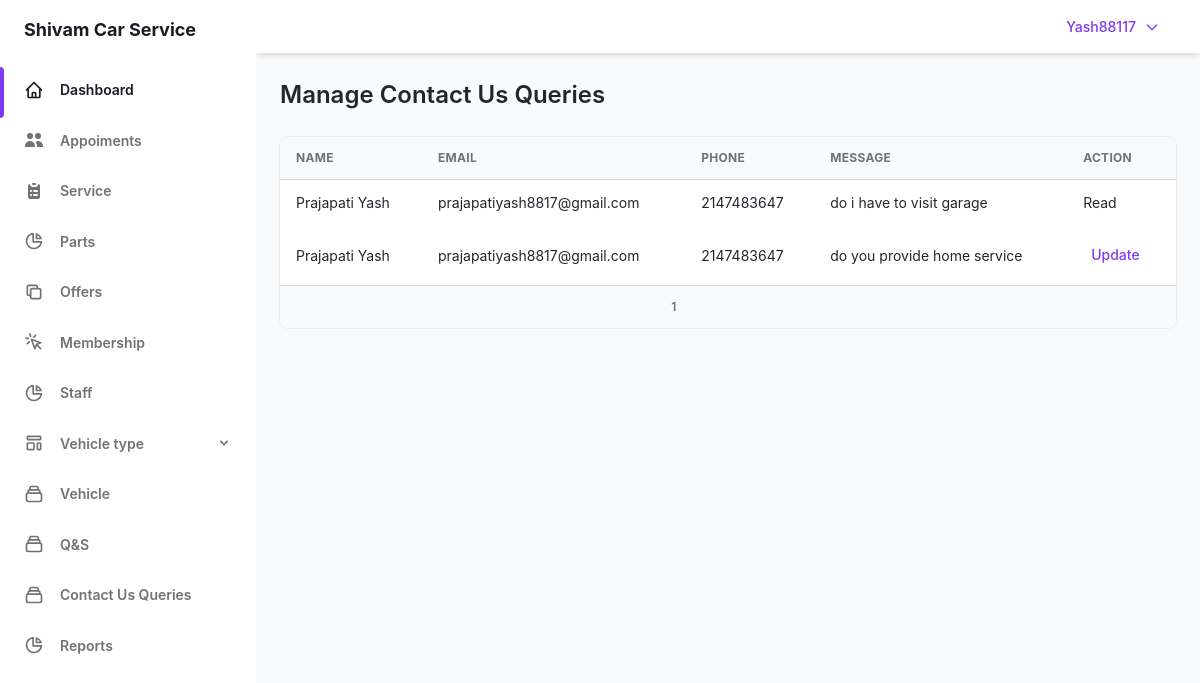
The page /admin/Contact_Us_Queries.php (signed in) on the database its author committed.
### tables this page shows
CREATE TABLE `user` (
  `user_id` int(5) NOT NULL,
  `user_name` varchar(30) NOT NULL,
  `user_pass` varchar(40) NOT NULL,
  `user_email` varchar(50) NOT NULL,
  `user_add` varchar(255) NOT NULL,
  `user_phone` bigint(10) DEFAULT NULL,
  `user_sec_ques` varchar(50) NOT NULL,
  `user_sec_ans` varchar(20) NOT NULL,
  `companycompany_id` int(5) NOT NULL,
  `otp` int(5) DEFAULT NULL
);

CREATE TABLE `query` (
  `q_id` int(11) NOT NULL,
  `name` varchar(250) NOT NULL,
  `email` varchar(255) DEFAULT NULL,
  `uphone` int(10) DEFAULT NULL,
  `message` varchar(255) DEFAULT NULL,
  `status` int(11) DEFAULT NULL
);

### admin/Contact_Us_Queries.php (the view, shortened to what this page needs)
<?php require "sidebar.php";
require "../lockscreen/connection.php";
?>
<main class="h-full pb-16 overflow-y-auto">
  <div class="container grid px-6 mx-auto">
    <h2 class="my-6 text-2xl font-semibold text-gray-700 dark:text-gray-200">
      Manage Contact Us Queries
    </h2>
    <div class="w-full overflow-hidden rounded-lg shadow-xs">
      <div class="w-full overflow-x-auto">
        <?php
        $limit = 7;
        if (isset($_GET['page'])) {
          $page = $_GET['page'];
        } else {
          $page = 1;
        }
        $offset = ($page - 1) * $limit;
        $sql = "SELECT * FROM query LIMIT {$offset},{$limit}";
        $res = mysqli_query($con, $sql)  or die("quary failed");
        if (mysqli_num_rows($res) > 0) {
        ?>
          <table class="w-full whitespace-no-wrap">
            <thead>
              <tr class="text-xs font-semibold tracking-wide text-left text-gray-500 uppercase border-b dark:border-gray-700 bg-gray-50 dark:text-gray-400 dark:bg-gray-800">
                <th class="px-4 py-3">Name</th>
                <th class="px-4 py-3">Email</th>
                <th class="px-4 py-3">Phone</th>
                <th class="px-4 py-3">message</th>
                <th class="px-4 py-3">Action</th>
              </tr>
            </thead>
            <?php
            while ($row =  mysqli_fetch_array($res)) {
            ?>
              <tbody class="bg-white divide-y dark:divide-gray-700 dark:bg-gray-800">
                <tr class="text-gray-700 dark:text-gray-400">
                  <td class="px-4 py-3 text-sm  text-truncate">
                  <?php echo $row['name']; ?>
                  </td>
                  <td class="px-4 py-3 text-sm  text-truncate">
                  <?php echo $row['email']; ?>
                  </td>
                  <td class="px-4 py-3 text-sm  text-truncate">
                  <?php echo $row['uphone']; ?>
                  </td>
                  <td class="px-4 py-3 text-sm  text-truncate">
                  <?php echo $row['message']; ?>
                  </td>
                  <td class="px-4 py-3">
                    <div class="flex items-center space-x-4 text-sm">
                    <?php
                    if( $row['status']  ==  0)
                    {
                        ?>
                    <button name="edit-Q&S" class="flex items-center justify-between px-2 py-2 text-sm font-medium leading-5 text-purple-600 rounded-lg dark:text-gray-400 focus:outline-none focus:shadow-outline-gray" aria-label="Edit">
                        <a href='Contact_Us_Queries.php?qid=<?php echo $row['q_id']; ?>'>
                          Update
                        </a>
                      </button>
                        <?php
                    }
                    else
                    {
                        echo "Read";
                    }
                    ?>
                    </div>
                  </td>
                </tr>
              </tbody>
            <?php } ?>
          </table>
        <?php } ?>
        <div class="grid px-4 py-3 text-xs font-semibold tracking-wide text-gray-500 uppercase border-t dark:border-gray-700 bg-gray-50 sm:grid-cols-9 dark:text-gray-400 dark:bg-gray-800">
          <span class="flex col-span-4 mt-2 sm:mt-auto sm:justify-end">
            <?php
            $sql1 = "SELECT * FROM qands";
            $result1 = mysqli_query($con, $sql1) or die("Query Failed.");
            if (mysqli_num_rows($result1) > 0) {
              $total_records = mysqli_num_rows($result1);
              $total_page = ceil($total_records / $limit);
              echo '<ul class="inline-flex items-center">';
              for ($i = 1; $i <= $total_page; $i++) {
                if ($i == $page) {
                  $active = "active";
                } else {
                  $active = "";
                }
                echo '<li class="' . $active . ' "> &nbsp; <a href="Q&S.php?page=' . $i . '">' . $i  . '&nbsp;</a></li>';
              }
              echo '</ul>';
            }
            ?>
          </span>
        </div>
      </div>
    </div>
  </div>
</main>
</div>
</div>
</body>
</html>

### admin/sidebar.php (shortened to what this page needs)
<?php
require_once "../lockscreen/connection.php";
?>
<!DOCTYPE html>
<html :class="{ 'theme-dark': dark }" x-data="data()" lang="en">
<head>
  <link rel="stylesheet" href="./assets/css/tailwind.output.css" />
  <link rel="stylesheet" href="https://cdnjs.cloudflare.com/ajax/libs/Chart.js/2.9.3/Chart.min.css" />
</head>
<div class="flex h-screen bg-gray-50 dark:bg-gray-900" :class="{ 'overflow-hidden': isSideMenuOpen }">
  <aside class="z-20 hidden w-64 overflow-y-auto bg-white dark:bg-gray-800 md:block flex-shrink-0">
    <div class="py-4 text-gray-500 dark:text-gray-400">
      <a class="ml-6 text-lg font-bold text-gray-800 dark:text-gray-200" href="Dassboard.php">
        Shivam Car Service
      </a>
      <ul class="mt-6">
        <li class="relative px-6 py-3">
          <span class="absolute inset-y-0 left-0 w-1 bg-purple-600 rounded-tr-lg rounded-br-lg" aria-hidden="true"></span>
          <a class="inline-flex items-center w-full text-sm font-semibold text-gray-800 transition-colors duration-150 hover:text-gray-800 dark:hover:text-gray-200 dark:text-gray-100" href="../admin/Dassboard.php">
            <span class="ml-4">Dashboard</span>
          </a>
        </li>
      </ul>
      <ul>
        <li class="relative px-6 py-3">
          <a class="inline-flex items-center w-full text-sm font-semibold transition-colors duration-150 hover:text-gray-800 dark:hover:text-gray-200" href="Appoiments.php">
            <svg xmlns="http://www.w3.org/2000/svg" class="h-5 w-5" viewBox="0 0 20 20" fill="currentColor">
              <path d="M9 6a3 3 0 11-6 0 3 3 0 016 0zM17 6a3 3 0 11-6 0 3 3 0 016 0zM12.93 17c.046-.327.07-.66.07-1a6.97 6.97 0 00-1.5-4.33A5 5 0 0119 16v1h-6.07zM6 11a5 5 0 015 5v1H1v-1a5 5 0 015-5z" />
            </svg>
            <span class="ml-4">Appoiments</span>
          </a>
        </li>
        <li class="relative px-6 py-3">
          <a class="inline-flex items-center w-full text-sm font-semibold transition-colors duration-150 hover:text-gray-800 dark:hover:text-gray-200" href="../admin/service.php">
            <span class="ml-4">Service</span>
          </a>
        </li>
        <li class="relative px-6 py-3">
          <a class="inline-flex items-center w-full text-sm font-semibold transition-colors duration-150 hover:text-gray-800 dark:hover:text-gray-200" href="parts.php">
            <svg class="w-5 h-5" aria-hidden="true" fill="none" stroke-linecap="round" stroke-linejoin="round" stroke-width="2" viewBox="0 0 24 24" stroke="currentColor">
              <path d="M11 3.055A9.001 9.001 0 1020.945 13H11V3.055z"></path>
              <path d="M20.488 9H15V3.512A9.025 9.025 0 0120.488 9z"></path>
            </svg>
            <span class="ml-4">Parts</span>
          </a>
        </li>
        <li class="relative px-6 py-3">
          <a class="inline-flex items-center w-full text-sm font-semibold transition-colors duration-150 hover:text-gray-800 dark:hover:text-gray-200" href="offers.php">
            <svg class="w-5 h-5" aria-hidden="true" fill="none" stroke-linecap="round" stroke-linejoin="round" stroke-width="2" viewBox="0 0 24 24" stroke="currentColor">
              <path d="M8 16H6a2 2 0 01-2-2V6a2 2 0 012-2h8a2 2 0 012 2v2m-6 12h8a2 2 0 002-2v-8a2 2 0 00-2-2h-8a2 2 0 00-2 2v8a2 2 0 002 2z"></path>
            </svg>
            <span class="ml-4">Offers</span>
          </a>
        </li>
        <li class="relative px-6 py-3">
          <a class="inline-flex items-center w-full text-sm font-semibold transition-colors duration-150 hover:text-gray-800 dark:hover:text-gray-200" href="Membership.php">
            <svg class="w-5 h-5" aria-hidden="true" fill="none" stroke-linecap="round" stroke-linejoin="round" stroke-width="2" viewBox="0 0 24 24" stroke="currentColor">
              <path d="M15 15l-2 5L9 9l11 4-5 2zm0 0l5 5M7.188 2.239l.777 2.897M5.136 7.965l-2.898-.777M13.95 4.05l-2.122 2.122m-5.657 5.656l-2.12 2.122"></path>
            </svg>
            <span class="ml-4">Membership</span>
          </a>
        </li>
        <li class="relative px-6 py-3">
          <a class="inline-flex items-center w-full text-sm font-semibold transition-colors duration-150 hover:text-gray-800 dark:hover:text-gray-200" href="staff.php">
            <svg class="w-5 h-5" aria-hidden="true" fill="none" stroke-linecap="round" stroke-linejoin="round" stroke-width="2" viewBox="0 0 24 24" stroke="currentColor">
              <path d="M11 3.055A9.001 9.001 0 1020.945 13H11V3.055z"></path>
              <path d="M20.488 9H15V3.512A9.025 9.025 0 0120.488 9z"></path>
            </svg>
            <span class="ml-4">Staff</span>
          </a>
        </li>
        <li class="relative px-6 py-3">
          <button class="inline-flex items-center justify-between w-full text-sm font-semibold transition-colors duration-150 hover:text-gray-800 dark:hover:text-gray-200" @click="togglePagesMenu" aria-haspopup="true">
            <span class="inline-flex items-center">
              <span class="ml-4">Vehicle type</span>
            </span>
            <svg class="w-4 h-4" aria-hidden="true" fill="currentColor" viewBox="0 0 20 20">
              <path fill-rule="evenodd" d="M5.293 7.293a1 1 0 011.414 0L10 10.586l3.293-3.293a1 1 0 111.414 1.414l-4 4a1 1 0 01-1.414 0l-4-4a1 1 0 010-1.414z" clip-rule="evenodd"></path>
            </svg>
          </button>
        </li>
        <li class="relative px-6 py-3">
          <a class="inline-flex items-center w-full text-sm font-semibold transition-colors duration-150 hover:text-gray-800 dark:hover:text-gray-200" href="Vehicle.php">
            <span class="ml-4">Vehicle</span>
          </a>
        </li>
        <li class="relative px-6 py-3">
          <a class="inline-flex items-center w-full text-sm font-semibold transition-colors duration-150 hover:text-gray-800 dark:hover:text-gray-200" href="Q&S.php">
            <span class="ml-4">Q&S</span>
          </a>
        </li>
        <li class="relative px-6 py-3">
          <a class="inline-flex items-center w-full text-sm font-semibold transition-colors duration-150 hover:text-gray-800 dark:hover:text-gray-200" href="Contact_Us_Queries.php">
            <span class="ml-4">Contact Us Queries</span>
          </a>
        </li>
        <li class="relative px-6 py-3">
          <a class="inline-flex items-center w-full text-sm font-semibold transition-colors duration-150 hover:text-gray-800 dark:hover:text-gray-200" href="Reports.php">
            <svg class="w-5 h-5" aria-hidden="true" fill="none" stroke-linecap="round" stroke-linejoin="round" stroke-width="2" viewBox="0 0 24 24" stroke="currentColor">
              <path d="M11 3.055A9.001 9.001 0 1020.945 13H11V3.055z"></path>
              <path d="M20.488 9H15V3.512A9.025 9.025 0 0120.488 9z"></path>
            </svg>
            <span class="ml-4">Reports</span>
          </a>
        </li>
      </ul>
    </div>
  </aside>
  <div class="flex flex-col flex-1 w-full">
    <header class="z-10 py-4 bg-white shadow-md dark:bg-gray-800">
      <div class="container flex items-center justify-end h-full px-6 mx-auto text-purple-600 dark:text-purple-300">
        <?php
        $email = $_SESSION['admin_login'];
        $get_username = "SELECT * FROM user WHERE user_email = '$email'";
        $res = mysqli_query($con, $get_username);
        $username = mysqli_fetch_array($res);
        ?>
        <button class=" font-medium rounded-lg text-sm px-4 py-2.5 text-center inline-flex items-center" type="button" data-dropdown-toggle="dropdown"><?php echo $username['user_name']; ?><svg class="w-4 h-4 ml-2" fill="none" stroke="currentColor" viewBox="0 0 24 24" xmlns="http://www.w3.org/2000/svg">
            <path stroke-linecap="round" stroke-linejoin="round" stroke-width="2" d="M19 9l-7 7-7-7"></path>
          </svg>
        </button>
      </div>
    </header>

### rows shown on the page
user: user_name "Yash88117"
query: name "Prajapati Yash", email "prajapatiyash8817@gmail.com", uphone "2147483647", message "do i have to visit garage", status "Read"
query: name "Prajapati Yash", email "prajapatiyash8817@gmail.com", uphone "2147483647", message "do you provide home service"
